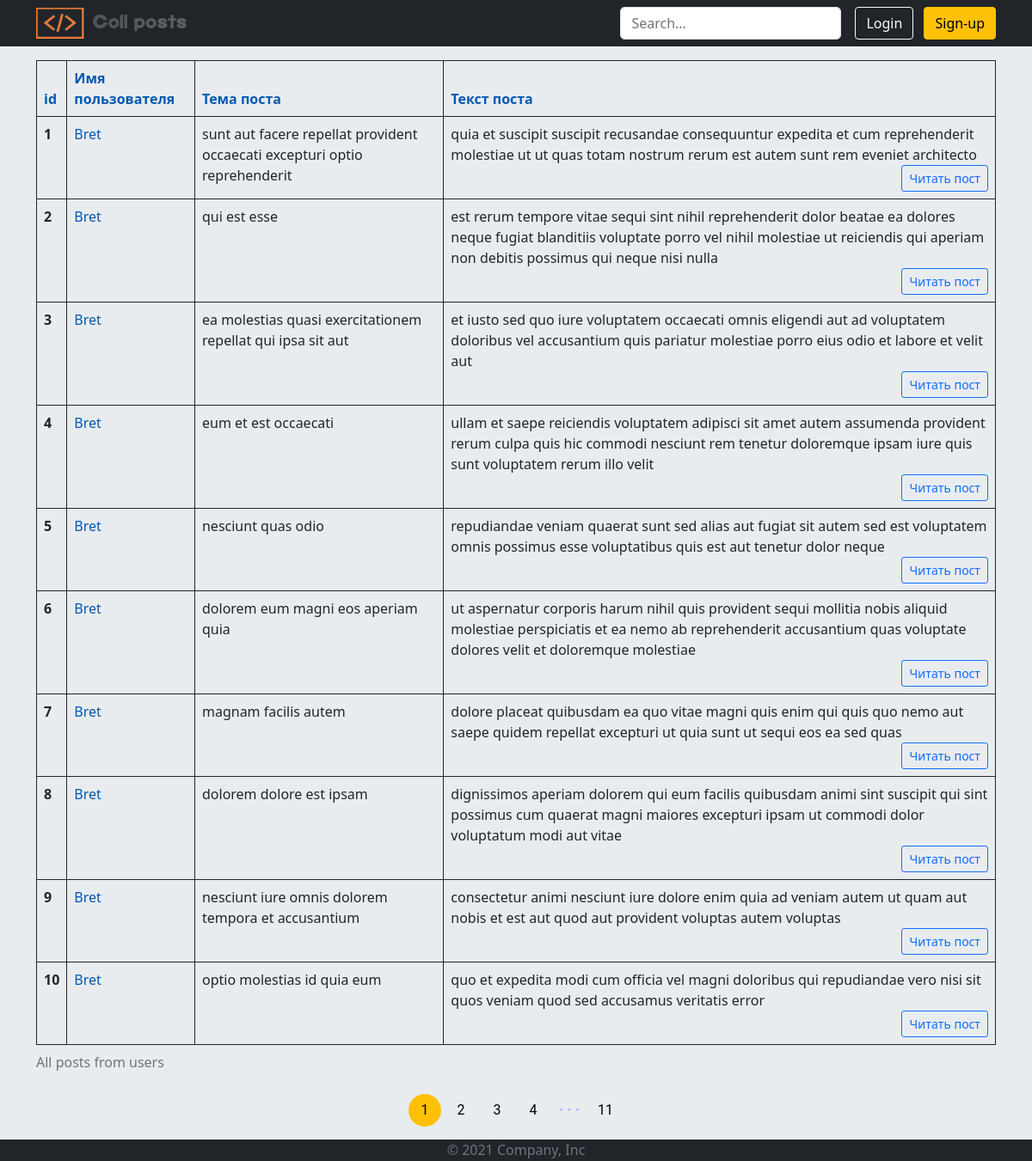
The page /?order_by=pk on the database its author committed.
### strange_posts/models.py (models this page shows, shortened)
class TimeBaseModel(models.Model):
    created_at = models.DateTimeField(auto_now_add=True)
    updated_at = models.DateTimeField(auto_now=True)
    class Meta:
        abstract = True

class Post(TimeBaseModel):
    id = models.IntegerField(primary_key=True)
    title = models.CharField(max_length=255, verbose_name='Название поста')
    body = models.TextField(verbose_name='Текст поста')
    user = models.ForeignKey(User, on_delete=models.CASCADE, verbose_name='Автор поста')
    categories = models.ManyToManyField(PostCategory, default=[])
    post_views = models.PositiveIntegerField('Количество просмотров', default=0)
    class Meta:
        verbose_name = 'Пост'
        verbose_name_plural = 'Пользовательские посты'
    def get_absolute_url(self):
        return reverse('post', kwargs={'pk': self.pk})

class User(TimeBaseModel):
    id = models.IntegerField(primary_key=True)
    name = models.CharField(max_length=255, verbose_name='Полное имя')
    username = models.CharField(max_length=100, unique=True, verbose_name='Имя пользователя')
    photo = models.ImageField('Фотография', upload_to='users_photo/%Y/%m/%d', null=True)
    email = models.EmailField(verbose_name='Email')
    user_address = models.ForeignKey(UserAddress, on_delete=models.SET_NULL, null=True,
                                     verbose_name='Адрес пользователя')
    phone_number = models.CharField(max_length=100, verbose_name='Номер телефона')
    user_website = models.CharField(max_length=255, verbose_name='Веб-сайт пользователя')
    user_company = models.ForeignKey(Company, on_delete=models.SET_NULL, null=True,
                                     verbose_name='Компания пользователя')
    class Meta:
        verbose_name = 'Пользователь'
        verbose_name_plural = 'Пользователи'
    def get_absolute_url(self):
        return reverse('get_user', kwargs={'pk': self.pk})

### strange_posts/views.py (the view)
# urls.py: path('', views.StrangePostsHome.as_view(), name='home'),
class StrangePostsHome(ListView):
    model = Post
    context_object_name = 'posts'
    extra_context = {'title': 'Главная страница'}  # Статическая информация для шаблона
    paginate_by = 10  # Количество записей на странице
    def get_context_data(self, *, object_list=None, **kwargs):
        context = super().get_context_data(**kwargs)  # Получаем context у предка
        context['search'] = self.request.GET.get('search')
        return context
    def get_queryset(self):
        search = self.request.GET.get('search')
        sort = self.request.GET.get('order_by')
        cat = self.request.GET.get('cat')
        queryset = Post.objects.select_related('user')
        if search:
            db_filter = get_db_filter_based_on_search_query(search)
            if db_filter is not None:
                queryset = queryset.filter(db_filter)
        if sort:
            queryset = queryset.order_by(sort)
        if cat:
            queryset = queryset.filter(categories__slug=cat)
        return queryset

### strange_posts/templatetags/post_tags.py (called while the page is built)
@register.simple_tag()
def url_replace(request, field, value, direction=''):
    query_dict = request.GET.copy()  # Словарь содержащий уже заданные параметры HTTP GET
    if field == 'order_by' and field in query_dict.keys():
        if query_dict[field].startswith('-') and query_dict[field].lstrip('-') == str(value):
            query_dict[field] = str(value)
        elif query_dict[field].lstrip('-') == str(value):
            query_dict[field] = '-' + str(value)
        else:
            query_dict[field] = direction + str(value)
    elif field == 'search' and field in query_dict.keys():
        if value:
            query_dict[field] = str(value)
        else:
            del query_dict[field]
    else:
        query_dict[field] = direction + str(value)
    return urlencode(OrderedDict(sorted(query_dict.items())))

### strange_posts/templates/strange_posts/post_list.html (shortened to what this page needs)
{% extends 'strange_posts/base.html' %}
{% load post_tags %}
{% block search_form %}
    <form action="{% url 'home' %}" method="get" class="col-12 col-lg-auto mb-3 mb-lg-0 me-lg-3">
        <input type="search" placeholder="Search..." name="search" aria-label="Search" class="form-control form-control-dark">
    </form>
{% endblock %}
{% block content %}
    <div class="container">
        {% if posts %}
            <table id="table_id" class="table table-hover table-bordered border-dark">
                <caption>All posts from users</caption>
                <thead>
                <tr>
                    <th scope="col"><a href="?{% url_replace view.request 'order_by' 'pk' %}">id</a></th>
                    <th scope="col"><a href="?{% url_replace view.request 'order_by' 'user__username' %}">Имя
                        пользователя</a></th>
                    <th scope="col"><a href="?{% url_replace view.request 'order_by' 'title' %}">Тема поста</a></th>
                    <th scope="col"><a href="?{% url_replace view.request 'order_by' 'body' %}">Текст поста</a></th>
                </tr>
                </thead>
                <tbody>
                {% for p in posts %}
                    <tr>
                        <th class="sorting" scope="row">{{ p.pk }}</th>
                        <td><a href="{{ p.user.get_absolute_url }}">{{ p.user.username }}</a></td>
                        <td>{{ p.title }}</td>
                        <td>
                            <a>{{ p.body|truncatewords:50 }}</a>
                            <div class="d-grid justify-content-md-end">
                                <a class="btn btn-outline-primary btn-sm" href="{{ p.get_absolute_url }}" role="button">Читать
                                    пост</a>
                            </div>
                        </td>
                    </tr>
                {% endfor %}
                </tbody>
            </table>
        {% endif %}
        {% if page_obj.has_other_pages %}
            <ul class="pagination">
                {% for i in paginator.page_range %}
                    {% if page_obj.number == i %}
                        <li class="pagination__item active">
                            <a class="pagination__link" href="#">{{ i }}</a>
                        </li>
                    {% elif i > page_obj.number|add:'-4' and i < page_obj.number|add:'4' %}
                        <li class="pagination__item">
                            <a class="pagination__link" href="?{% url_replace view.request 'page' i %}">{{ i }}</a>
                        </li>
                    {% endif %}
                {% endfor %}
                {% if page_obj.has_next %}
                    {% if page_obj.number|add:'4' < page_obj.paginator.num_pages %}
                        <li class="pagination__item pagination__item--dots">
                            <a href="?{% url_replace view.request 'page' page_obj.next_page_number|add:'3' %}">
                                <span class="pagination__link">• • •</span>
                            </a>
                        </li>
                    {% endif %}
                    {% if page_obj.number|add:'3' < page_obj.paginator.num_pages %}
                        <li class="pagination__item">
                            <a class="pagination__link"
                               href="?{% url_replace view.request 'page' page_obj.paginator.num_pages %}">
                                {{ page_obj.paginator.num_pages }}
                            </a>
                        </li>
                    {% endif %}
                {% endif %}
            </ul>
        {% endif %}
    </div>
{% endblock %}

### strange_posts/static/strange_posts/css/styles.css (style rules this page uses)
html, body { display: flex; width: 100%; height: 100%; min-height: 100vh; color: rgba(24, 35, 89, 0.85); background-color: #e9ecef; font-weight: 400; }
a { color: #0059b2; text-decoration: none; }
.form-control-dark { color: #fff; background-color: #212529; border-color: #6c757d; }
.form-control { border: 1px solid #e1e1e1; -webkit-box-shadow: none; box-shadow: none; border-radius: 5px; -webkit-transition: all .3s ease; transition: all .3s ease; background-color: #fff; color: #858585; font-weight: 400; position: relative; }
.pagination { width: auto; margin: 0 auto }
.pagination, .pagination__link { display: -ms-flexbox; display: flex; -ms-flex-flow: row wrap; flex-flow: row wrap; -ms-flex-pack: center; justify-content: center; -ms-flex-align: center; align-items: center }
.pagination__link { position: relative; left: -1px; top: 1px; width: 100%; height: 100%; border-radius: 50%; transition: all .2s ease-in-out; font-family: Roboto, sans-serif; font-size: 16px; color: #000 }
.pagination__item { transition: all .2s ease-in-out; width: 38px; height: 38px; border-radius: 50%; z-index: 1; position: relative; margin: 0 2px; display: -ms-flexbox; display: flex; -ms-flex-flow: row wrap; flex-flow: row wrap; -ms-flex-pack: center; justify-content: center; -ms-flex-align: center; align-items: center }
.pagination__item:first-child { margin-left: 0 }
.pagination__item:last-child { margin-right: 0 }
.pagination__item.active .pagination__link { color: #000; background: #ffc107 }
.pagination__item--dots .pagination__link { color: #bfc0f1 }

### rows shown on the page
Post: pk "1", user.username "Bret", title "sunt aut facere repellat provident occaecati excepturi optio reprehenderit", body "quia et suscipit suscipit recusandae consequuntur expedita et cum reprehenderit molestiae ut ut quas totam nostrum rerum est autem sunt rem eveniet architecto"
Post: pk "2", user.username "Bret", title "qui est esse", body "est rerum tempore vitae sequi sint nihil reprehenderit dolor beatae ea dolores neque fugiat blanditiis voluptate porro vel nihil molestiae ut reiciendis qui aperiam non debitis possimus qui neque nisi nulla"
Post: pk "3", user.username "Bret", title "ea molestias quasi exercitationem repellat qui ipsa sit aut", body "et iusto sed quo iure voluptatem occaecati omnis eligendi aut ad voluptatem doloribus vel accusantium quis pariatur molestiae porro eius odio et labore et velit aut"
Post: pk "4", user.username "Bret", title "eum et est occaecati", body "ullam et saepe reiciendis voluptatem adipisci sit amet autem assumenda provident rerum culpa quis hic commodi nesciunt rem tenetur doloremque ipsam iure quis sunt voluptatem rerum illo velit"
Post: pk "5", user.username "Bret", title "nesciunt quas odio", body "repudiandae veniam quaerat sunt sed alias aut fugiat sit autem sed est voluptatem omnis possimus esse voluptatibus quis est aut tenetur dolor neque"
Post: pk "6", user.username "Bret", title "dolorem eum magni eos aperiam quia", body "ut aspernatur corporis harum nihil quis provident sequi mollitia nobis aliquid molestiae perspiciatis et ea nemo ab reprehenderit accusantium quas voluptate dolores velit et doloremque molestiae"
Post: pk "7", user.username "Bret", title "magnam facilis autem", body "dolore placeat quibusdam ea quo vitae magni quis enim qui quis quo nemo aut saepe quidem repellat excepturi ut quia sunt ut sequi eos ea sed quas"
Post: pk "8", user.username "Bret", title "dolorem dolore est ipsam", body "dignissimos aperiam dolorem qui eum facilis quibusdam animi sint suscipit qui sint possimus cum quaerat magni maiores excepturi ipsam ut commodi dolor voluptatum modi aut vitae"
Post: pk "9", user.username "Bret", title "nesciunt iure omnis dolorem tempora et accusantium", body "consectetur animi nesciunt iure dolore enim quia ad veniam autem ut quam aut nobis et est aut quod aut provident voluptas autem voluptas"
Post: pk "10", user.username "Bret", title "optio molestias id quia eum", body "quo et expedita modi cum officia vel magni doloribus qui repudiandae vero nisi sit quos veniam quod sed accusamus veritatis error"

### other values the page prints
{{ i }} "1"
{{ i }} "2" "3" "4"
{{ page_obj.paginator.num_pages }} "11"
